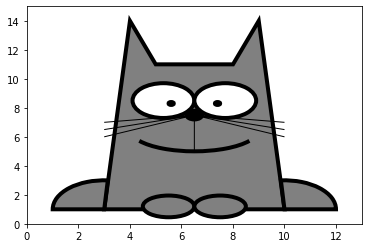

The script that drew this image:
from matplotlib.patches import Circle, Wedge, Polygon, Ellipse, Arc, Path, PathPatch
import matplotlib.pyplot as plt

def draw_cat(ax):
 # туловище
    poly = [(3,1),(4,14),(5,11),(8,11),(9,14),(10,1)]
    polygon = Polygon(poly, fc="grey", ec="black", lw=4)
    ax.add_patch (polygon)

    # глаза
    circle = Circle((5.3, 8.5), 1.2, fc="white", ec="black", lw=4)
    ax.add_patch (circle)

    circle = Circle((7.7, 8.5), 1.2, fc="white", ec="black", lw=4)
    ax.add_patch (circle)

    # зрачки
    circle = Circle((5.6, 8.3), 0.1, fc="black", ec="black", lw=4)
    ax.add_patch (circle)

    circle = Circle((7.4, 8.3), 0.1, fc="black", ec="black", lw=4)
    ax.add_patch (circle)

    # нос
    circle = Circle((6.5, 7.5), 0.3, fc="black", ec="black", lw=4)
    ax.add_patch (circle)

    # задние лапы
    wedge = Wedge((3, 1), 2, 86, 180, fc="grey", ec="black", lw=4)
    ax.add_patch (wedge)
    
    wedge = Wedge((10, 1), 2, 0, 94, fc="grey", ec="black", lw=4)
    ax.add_patch (wedge)

    # передние лапы
    ellipse = Ellipse((5.5,1.2), 2, 1.5, fc="grey", ec="black", lw=4)
    ax.add_patch (ellipse)

    ellipse = Ellipse((7.5,1.2), 2, 1.5, fc = "grey", ec="black", lw=4)
    ax.add_patch (ellipse)

    # улыбка
    arc =  Arc((6.5, 6.5), 5, 3, 0, 200, 340, lw=4, fill=False)
    ax.add_patch(arc)

    # линия между носом и улыбкой, усы
    vertices = [(6.5, 5), (6.5, 7.5), (10, 6), (6.5, 7.5), (10, 6.5), (6.5, 7.5), (10, 7),
                (6.5, 7.5), (3, 6), (6.5, 7.5), (3, 6.5), (6.5, 7.5), (3, 7)]
    
    # число 1 соответствует команде matplotlib.path.Path.MOVETO
    # число 2 соответствует команде matplotlib.path.Path.LINETO
    codes = [1, 2, 2, 1, 2, 1, 2, 1, 2, 1, 2, 1, 2]

    path = Path(vertices, codes)
    path_patch = PathPatch(path, fill=False, lw=1)
    ax.add_patch(path_patch)
    
n = 13

m  = 15

plt.xlim(0, n)

plt.ylim(0, m)

ax = plt.gca()

draw_cat(ax)



plt.show()
